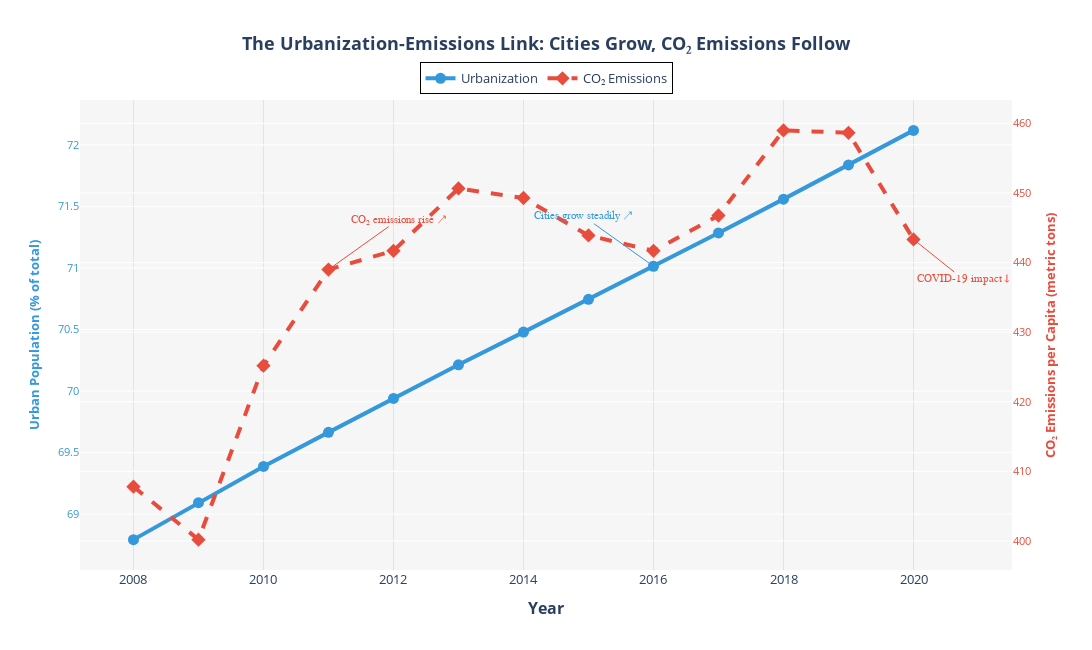

Write notebook code for a chart like this one.
### Markdown cell above
### Why Use Logarithmic Scale?

**What is a logarithmic scale?**
A logarithmic (log) scale displays data where each unit of distance represents a *multiplication* rather than addition. For example, the distance from 1→10 is the same as 10→100 (both represent a 10× increase).

**Why use it for this visualization?**
1. **Handles extreme range of values**: Population density ranges from ~3 to 8,000+ people/km², and CO₂ emissions range from ~2 to 10,000+ metric tons. On a linear scale, most countries would be squished into one corner.

2. **Reveals patterns across orders of magnitude**: Log scales let us see relationships between low-density rural countries AND high-density urban nations on the same graph.

3. **Equal visual spacing = equal proportional changes**: The distance from 10→100 equals 100→1000 because both represent the same *proportional* change (10× increase).

4. **Better for multiplicative relationships**: Many environmental relationships are multiplicative rather than additive (e.g., doubling density may have consistent effects regardless of starting point).

**How to read it:**
- Each gridline represents a 10× increase
- Distance from 1→10 = Distance from 10→100 = Distance from 100→1000
- This is correct and intentional! It shows *relative* changes, not absolute differences.

### Code cell
# GRAPH: Urban Population vs CO2 Emissions Over Time
# Shows how urbanization correlates with emissions changes

urban_co2_data = df.dropna(subset=[
    'urban_pop_perc',
    'co2_emiss_excl_lulucf',
    'Year'
])

# Aggregate by year globally
yearly_trends = (urban_co2_data.groupby('Year')
                  .agg({
                      'urban_pop_perc': 'mean',
                      'co2_emiss_excl_lulucf': 'mean'
                  })
                  .reset_index())
fig_urban_co2 = go.Figure()

# Urban population (left y-axis)
fig_urban_co2.add_trace(go.Scatter(
    x=yearly_trends['Year'],
    y=yearly_trends['urban_pop_perc'],
    mode='lines+markers',
    name='Urbanization',
    line=dict(color='#3498db', width=4),
    marker=dict(size=11, symbol='circle'),
    yaxis='y1',
    hovertemplate='<b>Urban Population</b><br>%{y:.1f}%<extra></extra>'
))

# CO2 emissions (right y-axis)
fig_urban_co2.add_trace(go.Scatter(
    x=yearly_trends['Year'],
    y=yearly_trends['co2_emiss_excl_lulucf'],
    mode='lines+markers',
    name='CO₂ Emissions',
    line=dict(color='#e74c3c', width=4, dash='dash'),
    marker=dict(size=11, symbol='diamond'),
    yaxis='y2',
    hovertemplate='<b>CO₂ Emissions</b><br>%{y:.2f} metric tons per capita<extra></extra>'
))

fig_urban_co2.update_layout(
    title='<b>The Urbanization-Emissions Link: Cities Grow, CO₂ Emissions Follow</b>',
    xaxis=dict(
        title='<b>Year</b>', 
        showgrid=True, 
        gridwidth=1, 
        gridcolor='rgba(150,150,150,0.2)'
    ),
    yaxis=dict(
        title='<b>Urban Population (% of total)</b>',
        title_font=dict(color='#3498db', size=13),
        tickfont=dict(color='#3498db', size=11)
    ),
    yaxis2=dict(
        title='<b>CO₂ Emissions per Capita (metric tons)</b>',
        title_font=dict(color='#e74c3c', size=13),
        tickfont=dict(color='#e74c3c', size=11),
        overlaying='y',
        side='right'
    ),
    hovermode='x unified',
    plot_bgcolor='rgba(245,245,245,0.85)',
    paper_bgcolor='white',
    width=1100,
    height=650,
    font=dict(size=13),
    title_x=0.5,
    margin=dict(t=100),
    legend=dict(
        x=0.5, 
        y=1.08, 
        xanchor='center',
        orientation='h',
        bgcolor='rgba(255,255,255,0.9)', 
        bordercolor='black', 
        borderwidth=1
    )
)

# Add annotations showing both trends
fig_urban_co2.add_annotation(
    x=2010,
    y=yearly_trends.loc[yearly_trends['Year'] == 2010, 'urban_pop_perc'].values[0],
    text='Cities grow steadily ↗',
    showarrow=True,
    arrowhead=2,
    arrowcolor='#3498db',
    ax=-80,
    ay=-60,
    font=dict(color='#3498db', size=11, family='Arial Black')
)

fig_urban_co2.add_annotation(
    x=2011,
    yref='y2',
    y=yearly_trends.loc[yearly_trends['Year'] == 2011, 'co2_emiss_excl_lulucf'].values[0],
    text='CO₂ emissions rise ↗',
    showarrow=True,
    arrowhead=2,
    arrowcolor='#e74c3c',
    ax=70,
    ay=-50,
    font=dict(color='#e74c3c', size=11, family='Arial Black')
)

# Add COVID-19 annotation for 2020 drop
fig_urban_co2.add_annotation(
    x=2020,
    yref='y2',
    y=yearly_trends.loc[yearly_trends['Year'] == 2020, 'co2_emiss_excl_lulucf'].values[0],
    text='COVID-19 impact ↓',
    showarrow=True,
    arrowhead=2,
    arrowcolor='#e74c3c',
    ax=50,
    ay=40,
    font=dict(color='#e74c3c', size=11, family='Arial Black')
)

fig_urban_co2.show()

# Calculate changes
start_row = yearly_trends.iloc[0]
end_row = yearly_trends.iloc[-1]
urban_change = end_row['urban_pop_perc'] - start_row['urban_pop_perc']
co2_change = end_row['co2_emiss_excl_lulucf'] - start_row['co2_emiss_excl_lulucf']

print("\n" + "="*90)
print("🏙️  THE URBANIZATION-EMISSIONS CONNECTION: Cities Grow, CO₂ Output Changes (2008–2020)")
print("="*90)
print(f"Urban Population: {start_row['urban_pop_perc']:.1f}% → {end_row['urban_pop_perc']:.1f}% ({urban_change:+.1f} pts)")
print(f"CO₂ Emissions: {start_row['co2_emiss_excl_lulucf']:.2f} → {end_row['co2_emiss_excl_lulucf']:.2f} metric tons per capita ({co2_change:+.2f})")
print(f"\n💡 KEY INSIGHT: As global urbanization rises {urban_change:.1f} percentage points, average CO₂ emissions")
print(f"   {'increase' if co2_change > 0 else 'decrease'} by {abs(co2_change):.2f} metric tons per capita. Cities concentrate economic activity—factories,")
print(f"   vehicles, construction, energy use—which affects emissions patterns. Urban growth's impact")
print(f"   on emissions depends on infrastructure, energy sources, and efficiency measures.")
print(f"\n✓ The relationship: Every 1% rise in urbanization correlates with ~{(co2_change/urban_change):.3f} metric tons")
print(f"  change in per capita CO₂ emissions. Cities ARE the carbon battleground.")
print("="*90 + "\n")

### Figure 1 — Plotly figure (JSON) as saved in the notebook; plotly's stock layout.template omitted (floating-point values rounded to 4 significant figures)
{"data": [{"hovertemplate": "<b>Urban Population</b><br>%{y:.1f}%<extra></extra>", "line": {"color": "#3498db", "width": 4}, "marker": {"size": 11, "symbol": "circle"}, "mode": "lines+markers", "name": "Urbanization", "type": "scatter", "x": [2008, 2009, 2010, 2011, 2012, 2013, 2014, 2015, 2016, 2017, 2018, 2019, 2020], "y": [68.79, 69.09, 69.39, 69.66, 69.94, 70.21, 70.48, 70.75, 71.01, 71.28, 71.56, 71.84, 72.12], "yaxis": "y"}, {"hovertemplate": "<b>CO₂ Emissions</b><br>%{y:.2f} metric tons per capita<extra></extra>", "line": {"color": "#e74c3c", "dash": "dash", "width": 4}, "marker": {"size": 11, "symbol": "diamond"}, "mode": "lines+markers", "name": "CO₂ Emissions", "type": "scatter", "x": [2008, 2009, 2010, 2011, 2012, 2013, 2014, 2015, 2016, 2017, 2018, 2019, 2020], "y": [407.8, 400.2, 425.2, 439.0, 441.7, 450.6, 449.3, 443.9, 441.7, 446.7, 459.0, 458.6, 443.3], "yaxis": "y2"}], "layout": {"annotations": [{"arrowcolor": "#3498db", "arrowhead": 2, "ax": -70, "ay": -50, "font": {"color": "#3498db", "family": "Arial Black", "size": 11}, "showarrow": true, "text": "Cities grow steadily ↗", "x": 2016, "y": 71.01}, {"arrowcolor": "#e74c3c", "arrowhead": 2, "ax": 70, "ay": -50, "font": {"color": "#e74c3c", "family": "Arial Black", "size": 11}, "showarrow": true, "text": "CO₂ emissions rise ↗", "x": 2011, "y": 439.0, "yref": "y2"}, {"arrowcolor": "#e74c3c", "arrowhead": 2, "ax": 50, "ay": 40, "font": {"color": "#e74c3c", "family": "Arial Black", "size": 11}, "showarrow": true, "text": "COVID-19 impact ↓", "x": 2020, "y": 443.3, "yref": "y2"}], "font": {"size": 13}, "height": 650, "hovermode": "x unified", "legend": {"bgcolor": "rgba(255,255,255,0.9)", "bordercolor": "black", "borderwidth": 1, "orientation": "h", "x": 0.5, "xanchor": "center", "y": 1.08}, "margin": {"t": 100}, "paper_bgcolor": "white", "plot_bgcolor": "rgba(245,245,245,0.85)", "title": {"text": "<b>The Urbanization-Emissions Link: Cities Grow, CO₂ Emissions Follow</b>", "x": 0.5}, "width": 1100, "xaxis": {"gridcolor": "rgba(150,150,150,0.2)", "gridwidth": 1, "showgrid": true, "title": {"text": "<b>Year</b>"}}, "yaxis": {"tickfont": {"color": "#3498db", "size": 11}, "title": {"font": {"color": "#3498db", "size": 13}, "text": "<b>Urban Population (% of total)</b>"}}, "yaxis2": {"overlaying": "y", "side": "right", "tickfont": {"color": "#e74c3c", "size": 11}, "title": {"font": {"color": "#e74c3c", "size": 13}, "text": "<b>CO₂ Emissions per Capita (metric tons)</b>"}}}}
